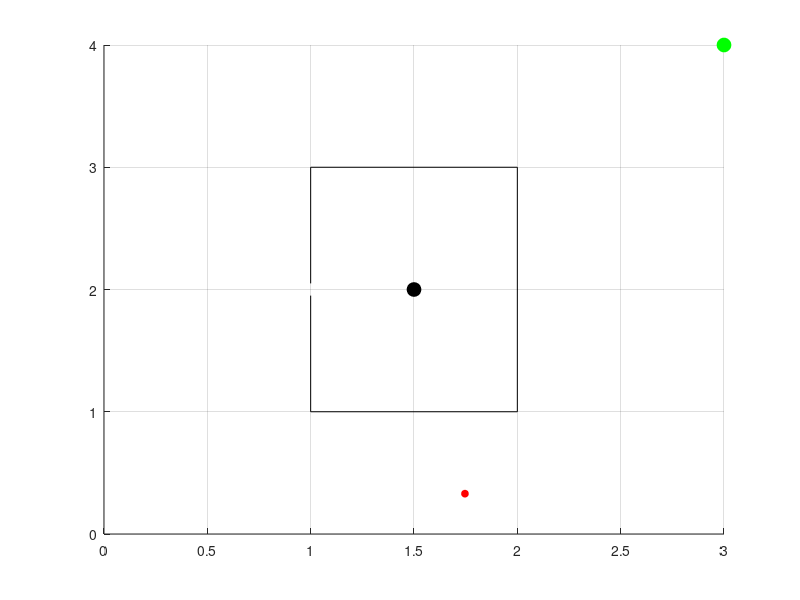

Write MATLAB code to recreate this figure. (Note: this script raises an error after producing the figure.)
%~~~~ 
% The original RRT in The trap example --> rapid exploration is blocked by the constraint 
% --> waisting a lot of samples 
%~~~~ 
%% original-RRT loop:
for mm = 1:100

clear all; close all; 

K=2000;
xMin=0; xMax=3;
yMin=0; yMax=4;

xInit=1.5; yInit=2; %initial point for planner
xGoal=xMax; yGoal=yMax; %goal for planner
thresh=0.25;           %acceptable threshold for solution

constraints = [5 3.05 5  4;
               5  4  6  4;
               6  4  6  2;
               6  2  5  2;
               5  2  5 2.95];
           
constraints = constraints + [-4 -1 -4 -1];           

tree.vertex(1).x = xInit;
tree.vertex(1).y = yInit;
tree.vertex(1).xPrev = xInit;
tree.vertex(1).yPrev = yInit;
tree.vertex(1).indPrev = 0;

xArray=xInit; yArray = yInit;

figure(1); hold on; grid on;
line([constraints(:,1)';constraints(:,3)'],[constraints(:,2)';constraints(:,4)'],'Color','k');
plot(xInit, yInit, 'ko', 'MarkerSize',10, 'MarkerFaceColor','k');
plot(xGoal, yGoal, 'go', 'MarkerSize',10, 'MarkerFaceColor','g');
axis([0 3 0 4]);

for iter = 2:K
    xRand = (xMax-xMin)*rand;
    yRand = (yMax-yMin)*rand;
    plot_rand = plot(xRand, yRand, 'ro', 'MarkerSize',5, 'MarkerFaceColor','r');
    drawnow;
%     pause(0.5);
    
    dist = Inf*ones(1,length(tree.vertex));
    for j = 1:length(tree.vertex)
        dist(j) = sqrt( (xRand-tree.vertex(j).x)^2 + (yRand-tree.vertex(j).y)^2 );
    end
    [val, ind] = min(dist);
    
    xNearest = tree.vertex(ind).x;
    yNearest = tree.vertex(ind).y;
    tree.vertex(iter).xPrev = xNearest;
    tree.vertex(iter).yPrev = yNearest;
    tree.vertex(iter).indPrev = ind; 
    
    out = lineSegmentIntersect(constraints,[xNearest,yNearest,xRand,yRand]);
    
    intersect = find(out.intAdjacencyMatrix==1);
    if isempty(intersect)==1
        tree.vertex(iter).x = xRand; 
        tree.vertex(iter).y = yRand;
    else
        a = min(out.intNormalizedDistance2To1(intersect));
        if a>0.01
            a = a - 0.01;
            z = a*[xRand;yRand]+(1-a)*[xNearest;yNearest];
            tree.vertex(iter).x = z(1); 
            tree.vertex(iter).y = z(2); 
        else
            tree.vertex(iter).x = xNearest; 
            tree.vertex(iter).y = yNearest; 
        end
    end          
    
    plot([tree.vertex(iter).x; tree.vertex(ind).x],[tree.vertex(iter).y; tree.vertex(ind).y], 'r');
    delete(plot_rand)
%     if sqrt( (tree.vertex(iter).x-xGoal)^2 + (tree.vertex(iter).y-yGoal)^2 ) <= thresh
%         iter
%         break
%     end   
    if tree.vertex(iter).x < 0.99
%         iter
        break
    end
    
    pause(0);
end
iter
end
CCC

if iter < K
    path.pos(1).x = xGoal; path.pos(1).y = yGoal;
    path.pos(2).x = tree.vertex(end).x; path.pos(2).y = tree.vertex(end).y;
    pathIndex = tree.vertex(end).indPrev;

    j=0;
    while 1
        path.pos(j+3).x = tree.vertex(pathIndex).x;
        path.pos(j+3).y = tree.vertex(pathIndex).y;
        pathIndex = tree.vertex(pathIndex).indPrev;
        if pathIndex == 1
            break
        end
        j=j+1;
    end

    path.pos(end+1).x = xInit; path.pos(end).y = yInit;

    for j = 2:length(path.pos)
        plot([path.pos(j).x; path.pos(j-1).x;], [path.pos(j).y; path.pos(j-1).y], 'b', 'Linewidth', 3);
    %     plot([tree.vertex(i).x; tree.vertex(ind).x],[tree.vertex(i).y; tree.vertex(ind).y], 'r');
    %     pause(0);
    end
else
    disp('No path found. Increase number of iterations and retry.');
end

%%




